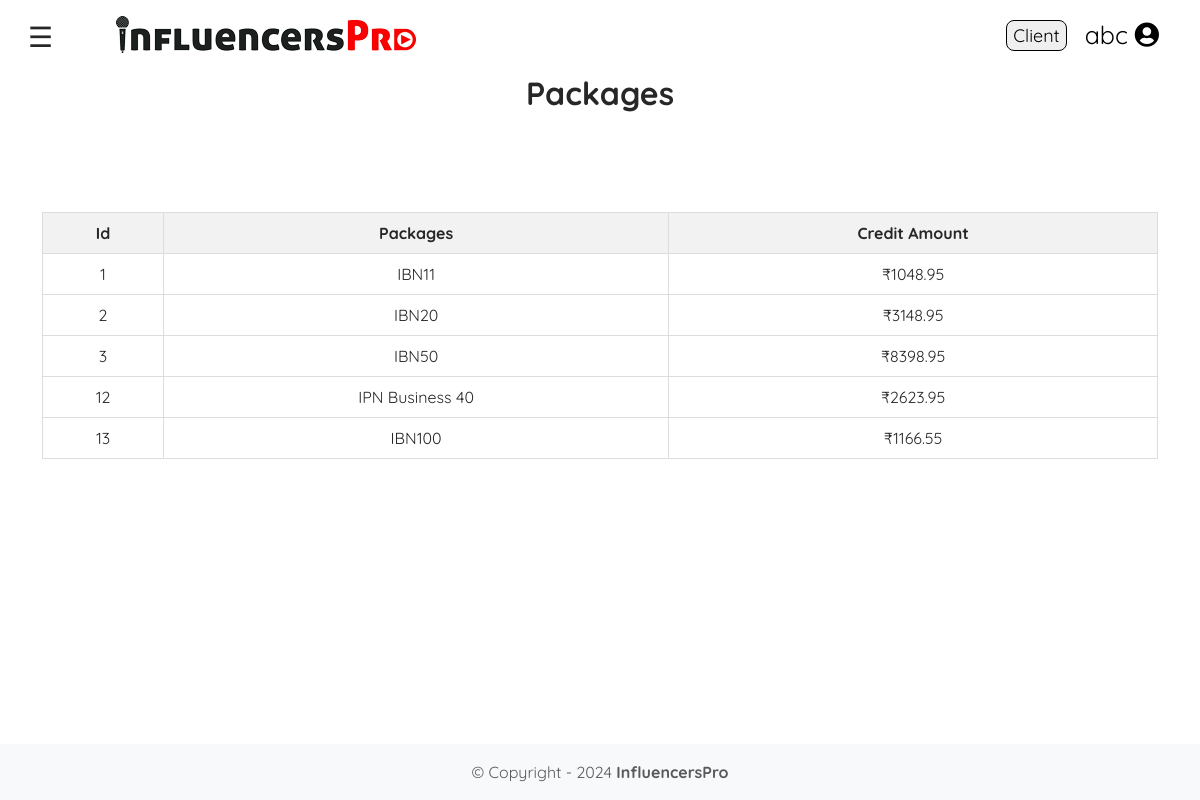
The page /Links/cate/ (signed in) on the database its author committed.
### Links/models.py (models this page shows, shortened)
class Category(models.Model):
    category=models.CharField(max_length=100)
    price=models.FloatField(max_length=500000)
    user = models.ManyToManyField(User)
    def calculate_final_price(self,user):
        user_profile = UserProfile.objects.get(user=user)
        package = user_profile.package.lower()
        price = self.price
        if package == 'platinum':
            price += price * 0.05
        elif package == 'silver':
            price += price * 0.20
        elif package == 'gold':
             price += price * 0.10
        else:
            price += price * 0.05
        return price

### Links/views.py (the view)
# urls.py: path('cate/',views.cate,name='cate'),
@login_required
def cate(request):
    cats=Category.objects.all()
    adjusted_cate = []
    for cat in cats:
        user = request.user
        if not user.is_superuser:
            adjusted_price = cat.calculate_final_price(user)
        else:
            adjusted_price = cat.price
        adjusted_cate.append({'cat': cat, 'adjusted_price': adjusted_price})
    return render(request,'cate.html',{'cat':cat,'adjusted_cate': adjusted_cate})

### pr/context_processors.py (called while the page is built)
def user_package(request):
    user_package = None
    if request.user.is_authenticated and not request.user.is_superuser:
        try:
            user_profile = UserProfile.objects.get(user=request.user)
            user_package = user_profile.package
        except UserProfile.DoesNotExist:
            pass
    return {'user_package': user_package}

### Links/templates/cate.html (shortened to what this page needs)
{% extends 'base.html' %}
{% block content %}
{% load static %}
<link rel="stylesheet" type="text/css" href="{% static '/css/cate.css' %}">
<div class="container">
  <h2 style="text-align: center;" class="fw-bold">Packages</h2>
  <br>
  <br>
</div>
<br>
<div class="container">
  <table>
    <tr>
      <th>Id</th>
      <th>Packages</th>
      <th>Credit Amount</th>
    </tr>
    {% for adjusted_cate in adjusted_cate %}
    <tr>
      <td>{{ adjusted_cate.cat.id }}</td>
      <td>{{ adjusted_cate.cat.category }}</td>
      <td><span>&#8377;</span>{{ adjusted_cate.adjusted_price|floatformat:2 }}</td>
    </tr>
    {% endfor %}
  </table>
</div>
{% endblock content %}

### pr/templates/base.html (shortened to what this page needs)
<!DOCTYPE html>
<html>
<head>
  <link rel="stylesheet" href="https://cdnjs.cloudflare.com/ajax/libs/font-awesome/4.7.0/css/font-awesome.min.css" />
  <link href="https://cdn.jsdelivr.net/npm/bootstrap@5.3.2/dist/css/bootstrap.min.css" rel="stylesheet" />
  <link href="https://cdnjs.cloudflare.com/ajax/libs/font-awesome/5.15.2/css/all.min.css" rel="stylesheet">
  {% load static %}
  <link rel="stylesheet" type="text/css" href="{% static 'css/base.css' %}">
</head>
<body id="bodyContent" class="{% if navbar_open %}opened{% endif %}">
  <div class="container-fluid">
    <div class="row">
      <div class="col-md-1">
        <div id="main">
          <span style="font-size:28px;cursor:pointer" onclick="openNav()">&#9776;</span>
        </div>
      </div>
      <div class="col-md-11 nav-spc">
        <a class="navbar-brand" href="{% url 'show' %}">
          {% load static %}
          <img src="{% static 'images/influencerspro.png' %}" alt="Influencerspro" width=auto height=auto />
        </a>
        {% if user.is_authenticated %}
        <div class="dropdown">
          <button onclick="myFunction()" class="dropbtn ">
            {{ user.username }}
            <i class="fa fa-user-circle" aria-hidden="true"></i>
          </button>
        </div>
        {% else %}
        <a class="split" href="{% url 'signupaccount' %}">Sign-Up</a>
        <a class="split" href="{% url 'loginaccount' %}">Login</a>
        {% endif %}
        {% if not user.is_authenticated or not user.is_staff %}
        {% if user.is_authenticated %}
        <button class="client">
          Client
        </button>
        {% endif %}
        {% endif %}
      </div>
    </div>
  </div>
  <div class="container-fluid">
    {% block content %} {% endblock content %}
  </div>
  <br>
  <footer class="footer mt-auto py-3 bg-light">
    <div style="text-align: center;" class="text-muted">
      © Copyright - 2024
      <a class="text-reset fw-bold text-decoration-none" href="{% url 'show' %}">
        InfluencersPro
      </a>
    </div>
  </footer>
</body>
</html>

### pr/static/css/base.css (style rules this page uses)
*, *::before, *::after { box-sizing: border-box; }
html { background-color: #f3fbff; }
body { color: #272727; font-family: 'Quicksand', serif; font-style: normal; font-weight: 400; letter-spacing: 0; min-height: 100vh; display: flex; flex-direction: column; font-size: 1rem; background-color: white; }
@media (min-width: 768px) { body { font-size: 1rem; } }
footer { margin-top: auto; }
#main { transition: margin-left .5s; padding: 16px; }
.nav-spc { padding: 16px; }
.client { float:right; margin: 0px 5px; color:black ; font-size: 18px; margin-top: 4px; border: 1px solid black; border-radius: 8px; }
.dropbtn { color: black; padding: 0px 25px; padding-left: 13px; font-size: 25px; border: none; cursor: pointer; display: inline; background-color: #fff; }
.dropdown { float: right; position: relative; }

### pr/static/css/cate.css (style rules this page uses)
*, *::before, *::after { box-sizing: border-box; }
html { background-color: #ecf9ff; }
body { color: #272727; font-family: 'Quicksand', serif; font-style: normal; font-weight: 400; letter-spacing: 0; }
table { width: 100%; border-collapse: collapse; margin-top: 20px; }
th, td { border: 1px solid #ddd; padding: 8px; text-align: center; font-size: 16px; }
th { background-color: #f2f2f2; }
a { text-decoration: none; color: #3094ad; }

### rows shown on the page
Category: cat.id "1", cat.category "IBN11", adjusted_price "1048.95"
Category: cat.id "2", cat.category "IBN20", adjusted_price "3148.95"
Category: cat.id "3", cat.category "IBN50", adjusted_price "8398.95"
Category: cat.id "12", cat.category "IPN Business 40", adjusted_price "2623.95"
Category: cat.id "13", cat.category "IBN100", adjusted_price "1166.55"

### other values the page prints
{{ user.username }} "abc"
